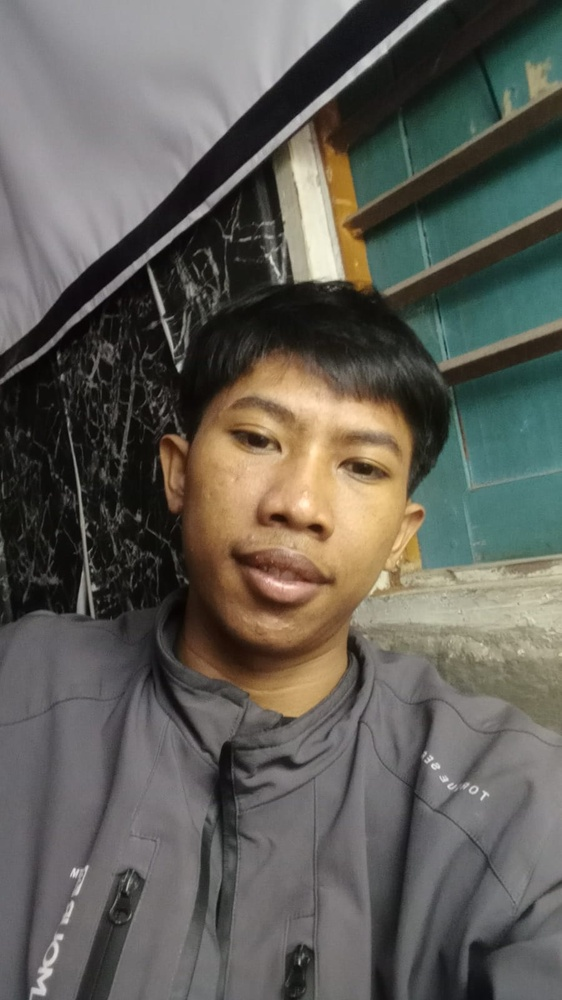
#> input picture Main UTS/image/Soal 06.jpeg, 562 x 1000 px, shrunk from 900 x 1600 before the run
$ python noise_salt_and_pepper.py
#> lines starting #> are read from the running program, lines starting #| are printed output that depends on the picture
import cv2
import numpy as np
import matplotlib.pyplot as plt
import os

folder_hasil = "../image/hasil_noise_salt_and_pepper_soal_06"
os.makedirs(folder_hasil, exist_ok=True)
img = cv2.imread("../image/Soal 06.jpeg")
#> img is the input picture: shape (1000, 562, 3); mean B, G, R 87.9, 94.9, 96.9

if img is None:
    print("Gambar tidak ditemukan!")
    exit()

img_rgb = cv2.cvtColor(img, cv2.COLOR_BGR2RGB)

def tambah_salt_pepper_noise(img, jumlah_noise=0.05):
#> called with jumlah_noise = 0.05
    hasil = img.copy()
    tinggi, lebar, channel = hasil.shape
#> tinggi = 1000; lebar = 562; channel = 3
    jumlah_piksel_noise = int(jumlah_noise * tinggi * lebar)
#> jumlah_piksel_noise = 28100
    for i in range(jumlah_piksel_noise):
        y = np.random.randint(0, tinggi)
        x = np.random.randint(0, lebar)
        if np.random.rand() < 0.5:
            hasil[y, x] = [0, 0, 0]
        else:
            hasil[y, x] = [255, 255, 255]    # salt / putih
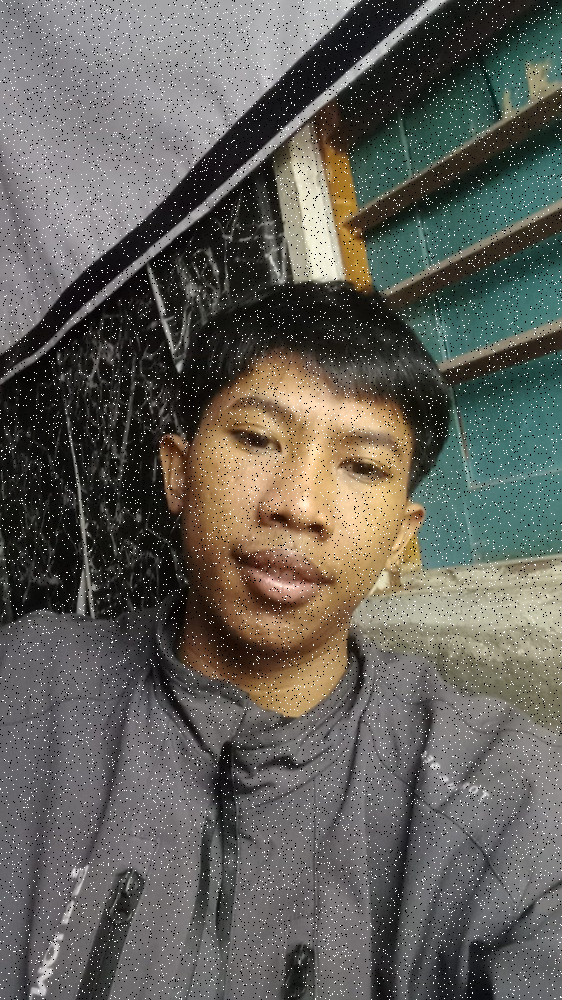
#> hasil: shape (1000, 562, 3); mean R, G, B 98.4, 96.5, 89.9

    return hasil

img_noise = tambah_salt_pepper_noise(img_rgb, jumlah_noise=0.05)
cv2.imwrite(
    os.path.join(folder_hasil, "salt_pepper_noise.png"),
    cv2.cvtColor(img_noise, cv2.COLOR_RGB2BGR)
)

plt.figure(figsize=(10, 5))
plt.subplot(1, 2, 1)
plt.imshow(img_rgb)
plt.title("Citra Asli")
plt.axis("off")

plt.subplot(1, 2, 2)
plt.imshow(img_noise)
plt.title("Salt-and-Pepper Noise")
plt.axis("off")

plt.tight_layout()
plt.show()
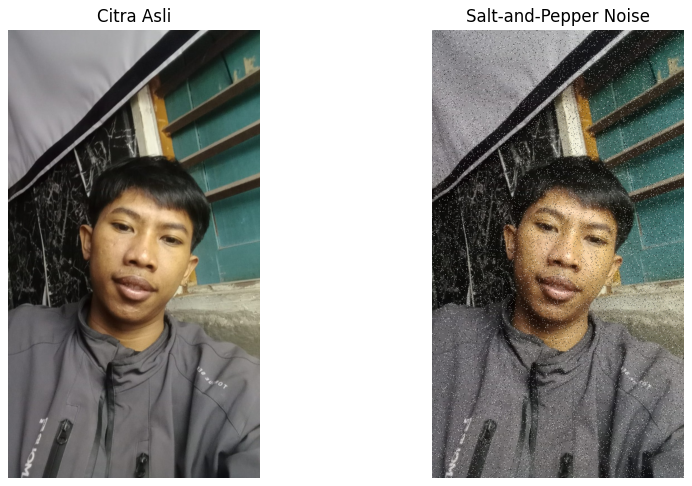
#> figure drawn by matplotlib, 2 panels

print("Hasil noise disimpan di folder:", folder_hasil)

$ run again, with Main UTS/image/Soal 03.jpeg copied over Main UTS/image/Soal 06.jpeg
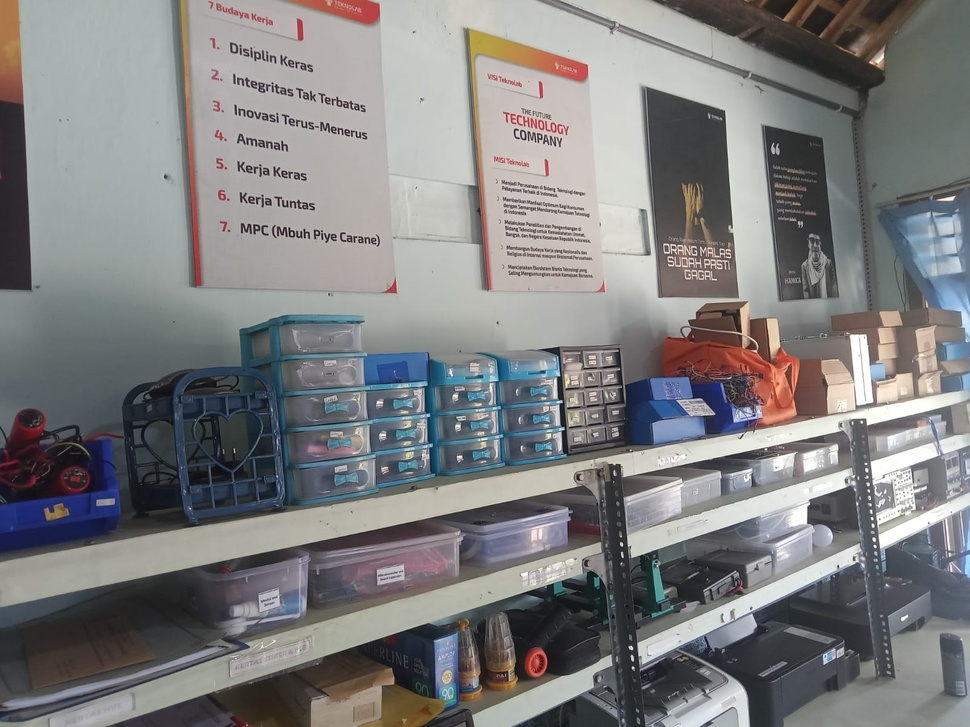
#> input picture Main UTS/image/Soal 03.jpeg, 970 x 727 px, shrunk from 1600 x 1200 before the run
#> img is the input picture: shape (727, 970, 3); mean B, G, R 127.1, 126.4, 126.8
#> after the loop in tambah_salt_pepper_noise, `for i in range(jumlah_piksel_noise):`:
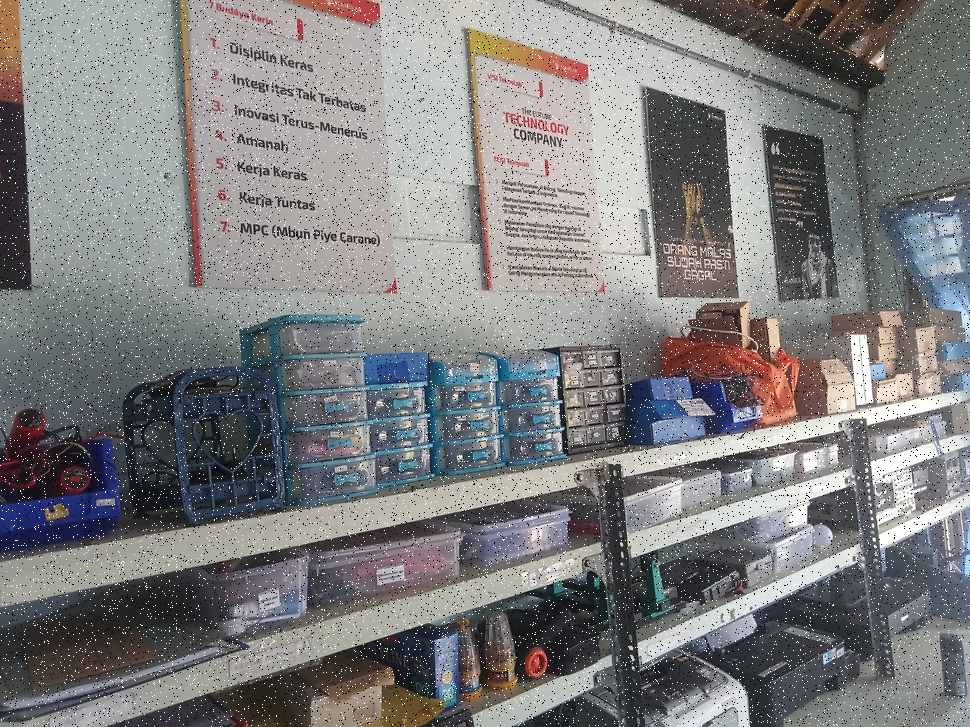
#> hasil: shape (727, 970, 3); mean R, G, B 126.7, 126.4, 127.1
#> `plt.show()`:
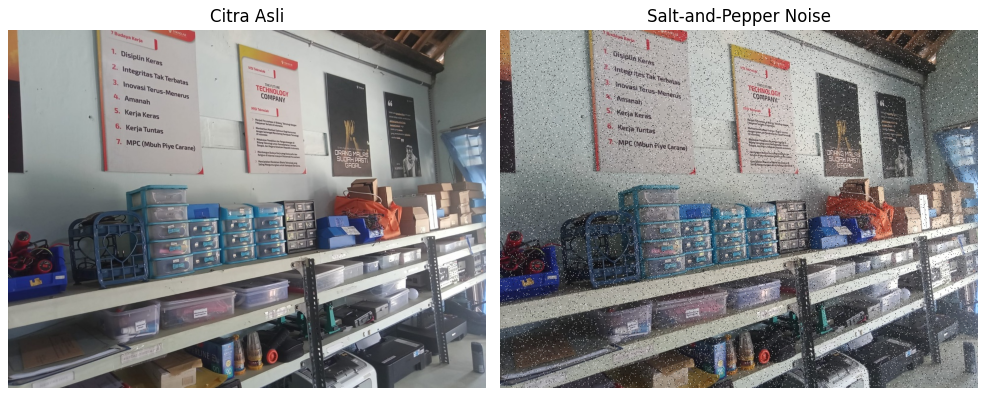
#> figure drawn by matplotlib, 2 panels

$ run again, with Main UTS/image/Soal 05.jpeg copied over Main UTS/image/Soal 06.jpeg
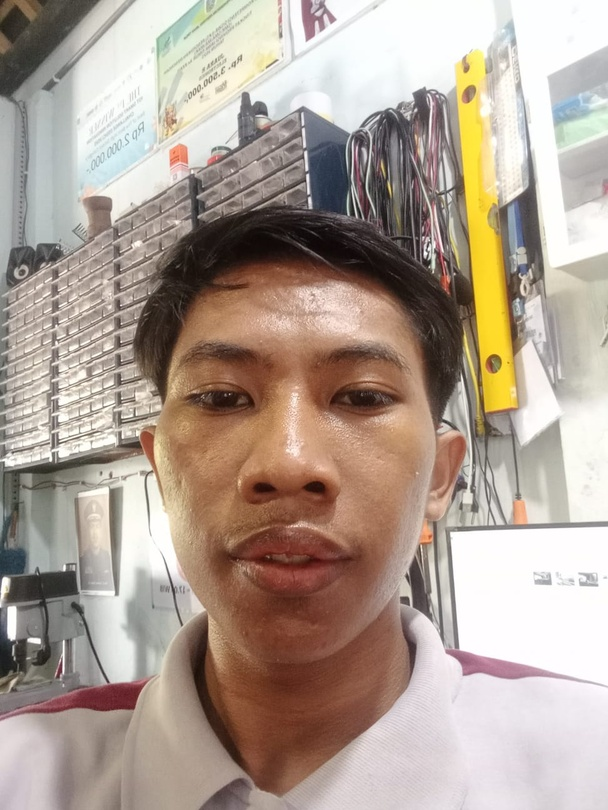
#> input picture Main UTS/image/Soal 05.jpeg, 608 x 810 px, shrunk from 972 x 1296 before the run
#> img is the input picture: shape (810, 608, 3); mean B, G, R 148.2, 160, 175.3
#> after the loop in tambah_salt_pepper_noise, `for i in range(jumlah_piksel_noise):`:
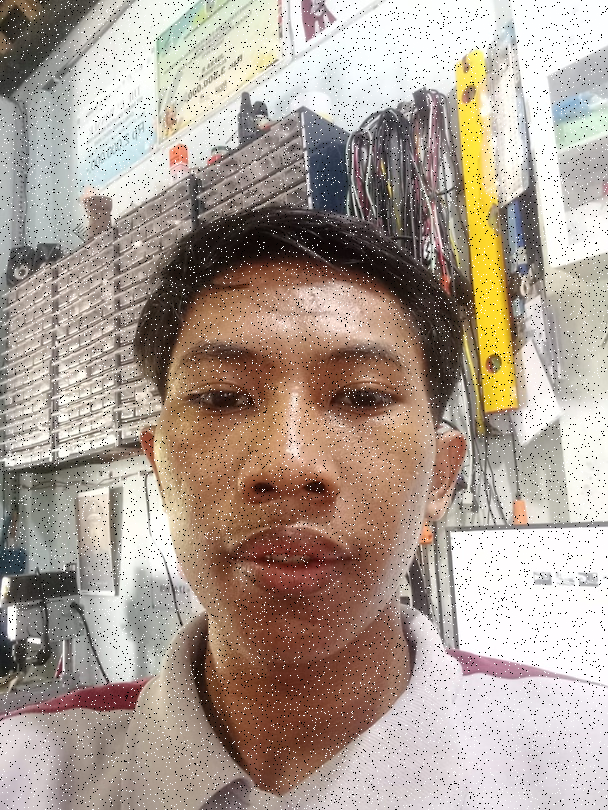
#> hasil: shape (810, 608, 3); mean R, G, B 173, 158.4, 147.2
#> `plt.show()`:
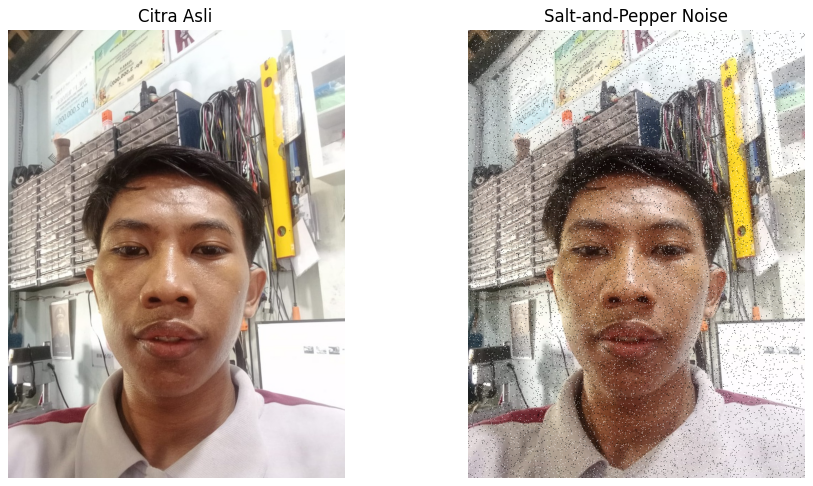
#> figure drawn by matplotlib, 2 panels
